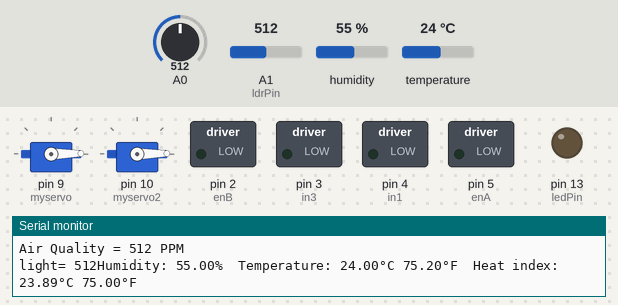
Bench run of a sketch on a simulated Arduino Uno, built with avr-gcc and run on an emulated ATmega328P. On the bench: 2 × servo, switched loads named in the sketch (green lamp = pin HIGH), output pins drawn as LEDs (lit = HIGH), the last lines printed to the serial monitor. The inputs (shaded band) are chosen by the test bench; at power-on: A0 = 512, A1 (ldrPin) = 512, humidity 55 %, temperature 24 °C.

Above: at 10.2 s.
10.3 s: A0 set to 586
19.7 s: A0 set to 611
At 23.6 s:
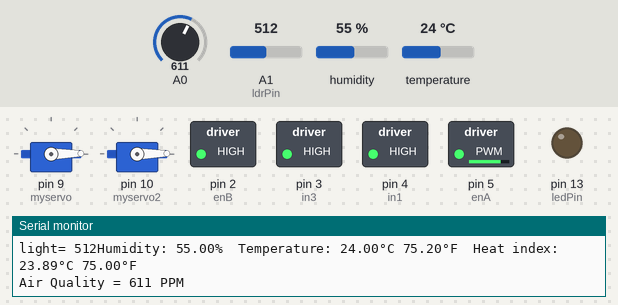
29.1 s: A1 (ldrPin) set to 308
38.5 s: A1 (ldrPin) set to 284
At 41.3 s:
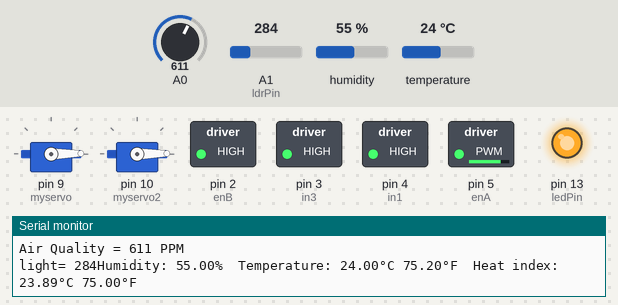
47.9 s: A1 (ldrPin) set to 306
At 55.88 s:
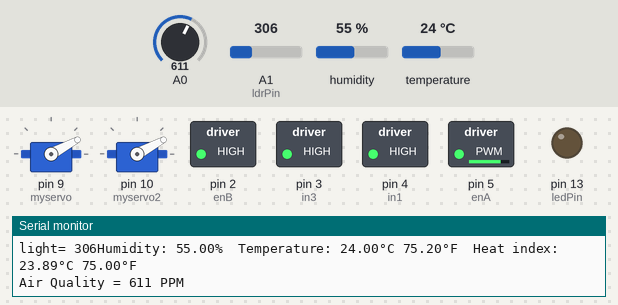
Timing chart, 0 to 58.3 s (numbered marks = the images above; inputs shaded):
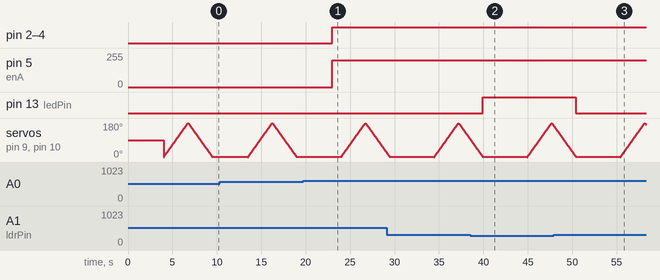

Measured:
- the behaviour switches between 600 and 601 on A0 (found by bisection; images 0 and 1)
- the behaviour switches between 301 and 300 on A1 (ldrPin) (found by bisection; images 1 and 2)
- after the input at 19.7 s, pin 2 (enB), pin 3 (in3), pin 4 (in1): LOW → HIGH after 3.3 s; pin 5 (enA): 0/255 → 200/255 after 3.3 s
- after the input at 38.5 s, pin 13 (ledPin): LOW → HIGH after 1.4 s
- after the input at 47.9 s, pin 13 (ledPin): HIGH → LOW after 2.5 s

The sketch:

tatanenver2.ino
```cpp
#include "DHT.h"
#include <Servo.h>

#define DHTPIN 8
#define DHTTYPE DHT22
int airQuality;//MQ135
//motor#1
int enA = 5;
int in1 = 4;
//motor#2
int enB = 2;
int in3 = 3;
//servo position
int pos = 0;
//led
int ledPin = 13;
//ldr
int ldrPin = A1;

DHT dht(DHTPIN,DHTTYPE);
Servo myservo;
Servo myservo2;

void setup() {
  // put your setup code here, to run once:
  Serial.begin(9600);
  dht.begin();
  pinMode(enA,OUTPUT);
  pinMode(enB,OUTPUT);
  pinMode(in1,OUTPUT);
  pinMode(in3,OUTPUT);
  myservo.attach(9);
  myservo2.attach(10);
  pinMode(ledPin, OUTPUT);
  pinMode(ldrPin,INPUT);
}

void loop() {
  // put your main code here, to run repeatedly:
  float h = dht.readHumidity();
  float t = dht.readTemperature();
  float f = dht.readTemperature(true);
  // Check if any reads failed and exit early (to try again).
  if (isnan(h) || isnan(t) || isnan(f)) {
    Serial.println(F("Failed to read from DHT sensor!"));
    return;
  }
  // Compute heat index in Fahrenheit (the default)
  float hif = dht.computeHeatIndex(f, h);
  // Compute heat index in Celsius (isFahreheit = false)
  float hic = dht.computeHeatIndex(t, h, false);
  Serial.print(F("Humidity: "));
  Serial.print(h);
  Serial.print(F("%  Temperature: "));
  Serial.print(t);
  Serial.print(F("°C "));
  Serial.print(f);
  Serial.print(F("°F  Heat index: "));
  Serial.print(hic);
  Serial.print(F("°C "));
  Serial.print(hif);
  Serial.println(F("°F"));
  delay(2000);
  //Air Quality(ammonia)
  airQuality = analogRead(0);
  Serial.print("Air Quality = ");
  Serial.print(airQuality);
  Serial.println(" PPM");
  delay(2000);

  //call motor function
  if(airQuality > 600){
      //motor#1
    digitalWrite(in1,HIGH);
    //set speed 0-255
    analogWrite(enA, 200);
    //motor#2
    digitalWrite(in3,HIGH);
    //set speed 0-255
    analogWrite(enB, 200);
    delay(1000);
  }

  //servo
   // start dari 0 derajar sampai 180 derajat
 for(pos = 0; pos < 180; pos += 1)
 {
  // pada posisi 1 derajat
  // memberitahu servo untuk pergi ke posisi  'pos'
  myservo.write(pos);
  myservo2.write(pos);
  // tunggu 15ms untuk pencapaian  posisi servo
  delay(15);
 }
 // start dari 180 derajat ke 0 derajat
 for(pos = 180; pos>=1; pos-=1)
 {
  // memberitahu servo untuk pergi ke posisi  'pos'
  myservo.write(pos);
  myservo2.write(pos);
  // tunggu 15ms untuk pencapaian  posisi servo
  delay(15);
 }

 //ldr
 int ldrStatus = analogRead(ldrPin);
 Serial.print("light= ");
 Serial.print( ldrStatus);
 if(ldrStatus <= 300){
   digitalWrite(ledPin, HIGH);
 }else{
   digitalWrite(ledPin, LOW);
 }
}
```
